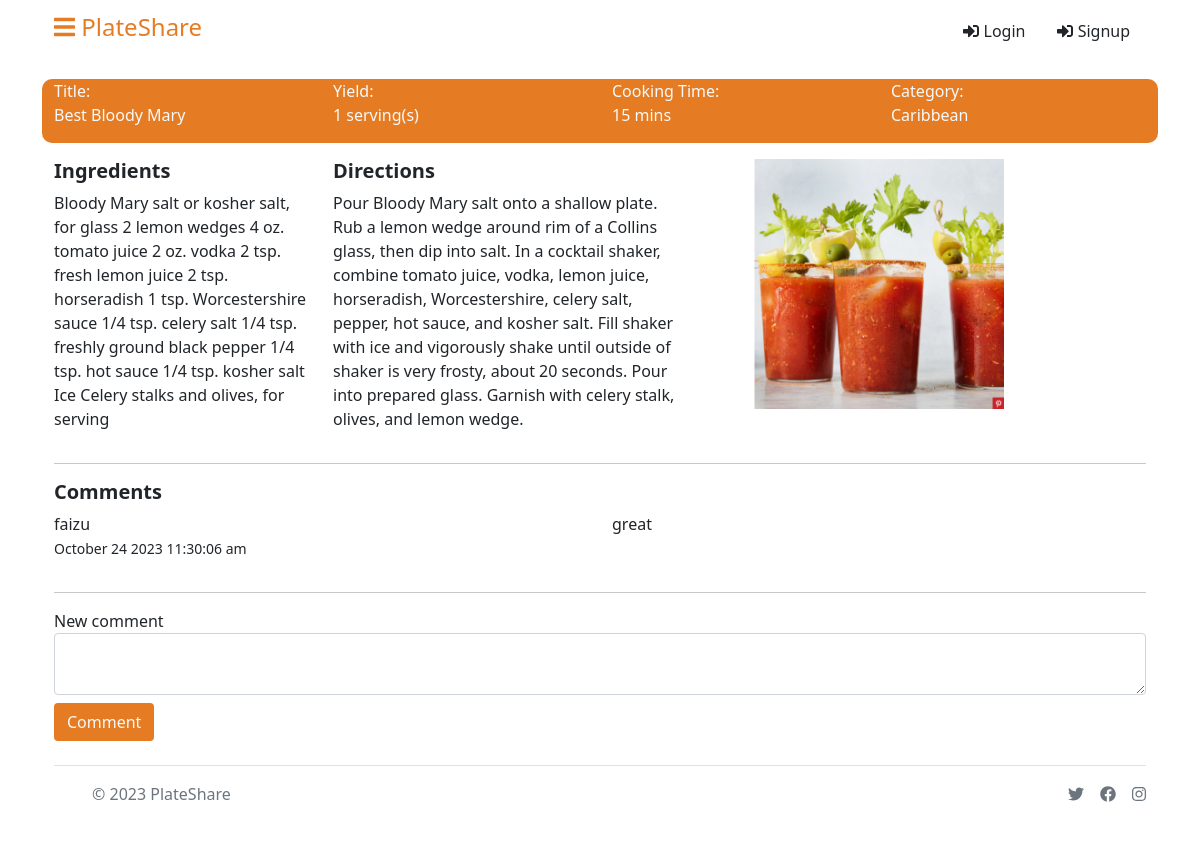
The page /read-recipe.php?recipe_id=6 on the database its author committed.
### tables this page shows
CREATE TABLE `recipes` (
  `id` int(11) NOT NULL,
  `title` varchar(1000) DEFAULT NULL,
  `ingredient` text DEFAULT NULL,
  `direction` text DEFAULT NULL,
  `cook_time` varchar(1000) DEFAULT NULL,
  `yield` varchar(1000) DEFAULT NULL,
  `category_id` varchar(1000) DEFAULT NULL,
  `image` varchar(1000) DEFAULT NULL,
  `timestamp` timestamp(6) NOT NULL DEFAULT current_timestamp(6),
  `status` int(11) NOT NULL
);

CREATE TABLE `category` (
  `id` int(11) NOT NULL,
  `name` varchar(1000) DEFAULT NULL
);

CREATE TABLE `comments` (
  `id` int(11) NOT NULL,
  `user_id` int(255) DEFAULT NULL,
  `message` text DEFAULT NULL,
  `timestamp` timestamp NOT NULL DEFAULT current_timestamp(),
  `status` int(11) NOT NULL DEFAULT 0,
  `recipe_id` bigint(255) DEFAULT NULL
);

CREATE TABLE `users` (
  `id` int(11) NOT NULL,
  `name` varchar(1000) DEFAULT NULL,
  `username` varchar(1000) DEFAULT NULL,
  `password` varchar(1000) DEFAULT NULL,
  `role` varchar(1000) NOT NULL DEFAULT 'user',
  `timestamp` timestamp NOT NULL DEFAULT current_timestamp()
);

### read-recipe.php (the view, shortened to what this page needs)
<?php
require "inc/process.php";
require "inc/header.php";
if (isset($_GET["recipe_id"]) && !empty($_GET["recipe_id"])) {
    $id = $_GET["recipe_id"];
    $sql = "SELECT * FROM recipes WHERE id ='$id' ";
    $query = mysqli_query($connection, $sql);
    $result = mysqli_fetch_assoc($query);
} else {
    header("location: index.php");
}
?>
<div class="container">
    <?php require './pages/header-home.php'; ?>
    <div class="container-fluid my-3">
        <div class="row">
            <div class="col-12">
                <div class="row text-light" style="background-color:#E57C23; border-radius: 10px;">
                    <div class="col" style="font-weight:450;">Title:
                        <p>
                            <?php echo $result["title"] ?>
                        </p>
                    </div>
                    <div class="col" style="font-weight:450;">Yield:
                        <p>
                            <?php echo $result["yield"] ?>
                        </p>
                    </div>
                    <div class="col" style="font-weight:450;">Cooking Time:
                        <p>
                            <?php echo $result["cook_time"] ?>
                        </p>
                    </div>
                    <div class="col" style="font-weight:450;">Category:
                        <p>
                            <?php
                            $cid = $result["category_id"];
                            $sql2 = "SELECT * FROM category WHERE id='$cid' ";
                            $query2 = mysqli_query($connection, $sql2);
                            $result2 = mysqli_fetch_assoc($query2);
                            echo $result2["name"];
                            ?>
                        </p>
                    </div>
                </div>
                <div class="row mt-3">
                    <div class="col-3">
                        <div class="content">
                            <h5 style="font-weight:bold;">Ingredients</h5>
                            <p>
                                <?php echo $result["ingredient"] ?>
                            </p>
                        </div>
                    </div>
                    <div class="col-4">
                        <div class="content">
                            <h5 style="font-weight:bold;">Directions</h5>
                            <p>
                                <?php echo $result["direction"] ?>
                            </p>
                        </div>
                    </div>
                    <div class="col-4">
                        <div class="text-center">
                            <img style="width:250px; height:250px;" src="<?php echo $result["image"] ?>" alt="">
                        </div>
                    </div>
                </div>
                <hr>
                <div>
                    <h5 style="font-weight:bold;">Comments</h5>
                    <?php
                    $sql = "SELECT * FROM comments WHERE recipe_id='$id' ";
                    $query4 = mysqli_query($connection, $sql);
                    $result3 = mysqli_fetch_assoc($query4);
                    if ($result3) {
                        $query = mysqli_query($connection, $sql);
                        while ($result2 = mysqli_fetch_assoc($query)) {
                    ?>
                            <div class="row">
                                <div class="col-6">
                                    <?php
                                    $user_id = $result2["user_id"];
                                    $sql2 = "SELECT * FROM users WHERE id ='$user_id'";
                                    $query2 = mysqli_query($connection, $sql2);
                                    $result4 = mysqli_fetch_assoc($query2);
                                    ?>
                                    <p>
                                        <?php echo $result4["name"]; ?>
                                        <br>
                                        <small>
                                            <?php echo date("F j Y h:i:s a", strtotime($result2["timestamp"])); ?>
                                        </small>
                                    </p>
                                </div>
                                <div class="col-6">
                                    <?php echo $result2["message"]; ?>
                                </div>
                            </div>
                    <?php
                        }
                    } else {
                        echo "No comment yet!";
                    }
                    ?>
                    <hr>
                        <form action="" method="post">
                            <div class="form-group">
                                <label for="">New comment</label>
                                <textarea name="comment" id="" class="form-control" cols="10" rows="2" placeholder="Enter your comment here" required> </textarea>
                            </div>
                            <div class="mt-2">
                                <button type="submit" name="comment_new" class="btn text-light" style="background-color:#E57C23;">
                                    Comment</button>
                            </div>
                        </form>
                </div>
            </div>
        </div>
    </div>
    <?php require './pages/footer-home.php'; ?>
</div>
<?php
require "inc/footer.php";
?>

### rows shown on the page
recipes: title "Best Bloody Mary", yield "1 serving(s)", cook_time "15 mins", ingredient "Bloody Mary salt or kosher salt, for glass 2 lemon wedges 4 oz. tomato juice 2 oz. vodka 2 tsp. fresh lemon juice 2 tsp. horseradish 1 tsp. Worcestershire sauce 1/4 tsp. celery salt 1/4 tsp. freshly ground black pepper 1/4 tsp. hot sauce 1/4 tsp. kosher salt Ice Celery stalks and olives, for serving", direction "Pour Bloody Mary salt onto a shallow plate. Rub a lemon wedge around rim of a Collins glass, then dip into salt. In a cocktail shaker, combine tomato juice, vodka, lemon juice, horseradish, Worcestershire, celery salt, pepper, hot sauce, and kosher salt. Fill shaker with ice and vigorously shake until outside of shaker is very frosty, about 20 seconds. Pour into prepared glass. Garnish with celery stalk, olives, and lemon wedge.", image (picture)
category: name "Caribbean"
comments: user.name "faizu", timestamp "October 24 2023 11:30:06 am", message "great"
